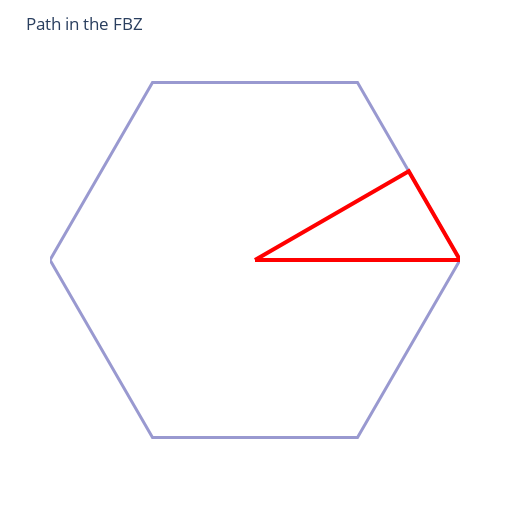

Notebook cell for this chart:
### Code cell
plot_kpath_fbz(corners, kpath_nodes)

### Figure 1 — Plotly figure (JSON) as saved in the notebook; plotly's stock layout.template omitted (floating-point values rounded to 4 significant figures)
{"data": [{"line": {"color": "darkblue", "width": 3}, "mode": "lines", "opacity": 0.4, "type": "scatter", "x": [0.6667, 0.3333, -0.3333, -0.6667, -0.3333, 0.3333, 0.6667], "y": [0, -0.5774, -0.5774, -2.22e-16, 0.5774, 0.5774, 0]}, {"line": {"color": "red", "width": 4}, "mode": "lines", "type": "scatter", "x": [0, 0.6667, 0.5, 0], "y": [0, 0, 0.2887, 0]}], "layout": {"height": 510, "margin": {"b": 50, "l": 50, "r": 50, "t": 60}, "plot_bgcolor": "rgba(0,0,0,0)", "showlegend": false, "title": "Path in the FBZ", "width": 510, "xaxis": {"scaleanchor": "y", "showgrid": false, "showline": false, "showticklabels": false, "zeroline": false}, "yaxis": {"scaleanchor": "x", "showgrid": false, "showline": false, "showticklabels": false, "zeroline": false}}}
